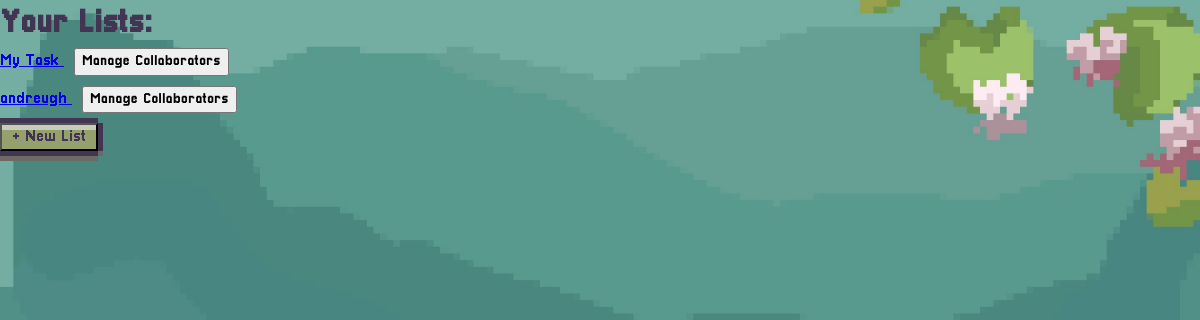
Page /collaboration (signed in) on the earlier database version.
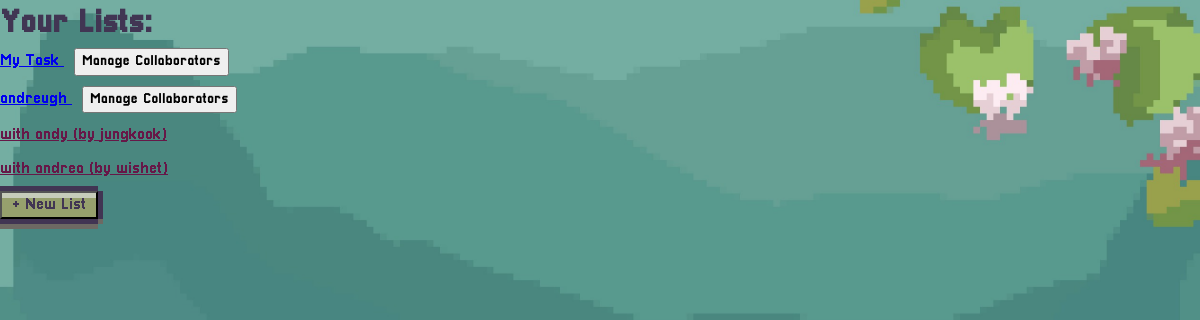
Same page on the later database version.
### tables this page shows
CREATE TABLE lists (
            list_id INTEGER PRIMARY KEY AUTOINCREMENT,
            list_name TEXT NOT NULL,
            owner_id INTEGER NOT NULL,
            FOREIGN KEY (owner_id) REFERENCES users (user_id) 
        );

### App.py (the view)
@app.route('/collaboration')
def collaboration():
    if 'user_id' not in session:
        flash("Please login to view your lists.")
        return redirect(url_for('login'))
    user_id = session['user_id']
    current_list_id = request.args.get('list_id')
    if current_list_id:
        try:
            current_list_id = int(current_list_id)
        except ValueError:
            current_list_id = None
    conn = sqlite3.connect(DB_path)
    cursor = conn.cursor()
    cursor.execute('''
        SELECT l.list_id, l.list_name, u.name AS owner_name
        FROM lists l
        JOIN users u ON l.owner_id = u.user_id
        LEFT JOIN list_collaborators lc ON l.list_id = lc.list_id
        WHERE l.owner_id = ? OR lc.user_id = ?
        GROUP BY l.list_id
        ORDER BY l.list_id ASC
    ''', (user_id, user_id))
    lists = cursor.fetchall()
    conn.close()
    return render_template('collaboration.html', lists=lists, current_list_id=current_list_id, get_collaborators=get_collaborators)

### App.py (called while the page is built)
def get_collaborators(list_id):
    conn = sqlite3.connect(DB_path)
    cursor = conn.cursor()
    cursor.execute('''
        SELECT u.user_id, u.name, u.email
        FROM list_collaborators lc
        JOIN users u ON lc.user_id = u.user_id
        WHERE lc.list_id = ?
    ''', (list_id,))
    collaborators = cursor.fetchall()
    conn.close()
    return collaborators

### templates/collaboration.html (shortened to what this page needs)
{% extends 'base.html' %}
{% block styles %}
{{ super() }}
{% endblock %}
{% block body %}
<div class="lists">
    <h1>Your Lists:</h1>
    {% for list in lists %}
        {% set lid, lname, owner_name = list %}
        <div class="list-item">
            <a href="{{ url_for('index', list_id=lid) }}"
               class="{% if lid == current_list_id %}active{% endif %} {% if owner_name != session.name %}shared{% endif %}">
               {{ lname }} {% if owner_name != session.name %}(by {{ owner_name }}){% endif %}
            </a>
            {% if owner_name == session.name %}
                <button class="collab-btn" onclick="toggleCollabForm({{ lid }})">Manage Collaborators</button>
            {% endif %}
        </div>
    {% endfor %}
    <button class="btn new-list-btn" type="button" onclick="toggleCreateListForm()">+ New List</button>
</div>
{% endblock %}

Differences in the rows shown:
added lists: list_name "with andy", owner_name "jungkook"
added lists: list_name "with andrea", owner_name "wishet"
